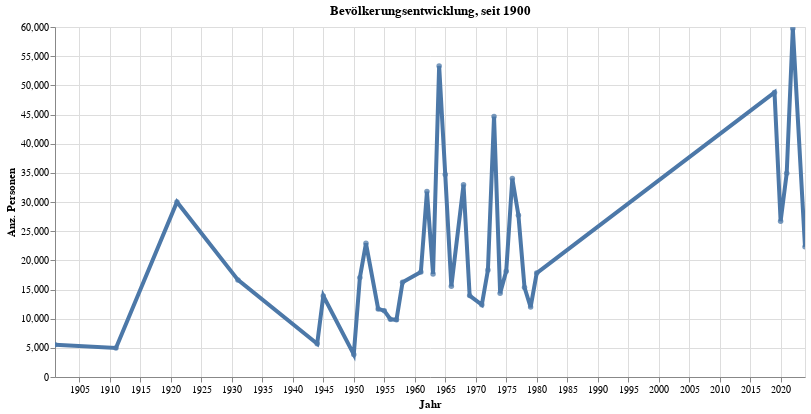

This figure's notebook cell:
### Code cell
myTitle="Bevölkerungsentwicklung, seit "+str(data2betested.index.year.min())

highlight = alt.selection(type='single', on='mouseover',
                          fields=['sum_WBev'], nearest=True)
#x='date:StichtagDatJahr',
base = alt.Chart(myAggAll.reset_index().query('sum_WBev>30'), title=myTitle).encode(
    x=alt.X('StichtagDatJahr', axis=alt.Axis(title='Jahr'))# , axis=alt.Axis(format='%', title='percentage')
    , y=alt.X('sum_WBev', axis=alt.Axis(title='Anz. Personen'))
    #, color=alt.Color('QuarLang', legend=alt.Legend(title="Altersgruppen", orient="right"))  
    ,tooltip=['StichtagDatJahr','sum_WBev']    
)
points = base.mark_circle().encode(
    opacity=alt.value(0.75)
).add_selection(
    highlight
).properties(
    width=750 , height=350
)
lines = base.mark_line().encode(
    size=alt.condition(~highlight, alt.value(0.5), alt.value(4))
).interactive()

lines + points

### Figure 1 — Vega-Lite specification as saved in the notebook (floating-point values rounded to 4 significant figures)
{"config": {"view": {"continuousWidth": 400, "continuousHeight": 300}}, "layer": [{"mark": "line", "encoding": {"size": {"condition": {"value": 0.5, "selection": {"not": "selector001"}}, "value": 4}, "tooltip": [{"type": "temporal", "field": "StichtagDatJahr"}, {"type": "quantitative", "field": "sum_WBev"}], "x": {"type": "temporal", "axis": {"title": "Jahr"}, "field": "StichtagDatJahr"}, "y": {"type": "quantitative", "axis": {"title": "Anz. Personen"}, "field": "sum_WBev"}}, "selection": {"selector002": {"type": "interval", "bind": "scales", "encodings": ["x", "y"]}}, "title": "Bevölkerungsentwicklung, seit 1900"}, {"mark": "circle", "encoding": {"opacity": {"value": 0.75}, "tooltip": [{"type": "temporal", "field": "StichtagDatJahr"}, {"type": "quantitative", "field": "sum_WBev"}], "x": {"type": "temporal", "axis": {"title": "Jahr"}, "field": "StichtagDatJahr"}, "y": {"type": "quantitative", "axis": {"title": "Anz. Personen"}, "field": "sum_WBev"}}, "height": 350, "selection": {"selector001": {"type": "single", "on": "mouseover", "fields": ["sum_WBev"], "nearest": true}}, "title": "Bevölkerungsentwicklung, seit 1900", "width": 750}], "data": {"name": "data-93ef489432e593df7a378c02d570afce"}, "$schema": "https://vega.github.io/schema/vega-lite/v4.8.1.json", "datasets": {"data-93ef489432e593df7a378c02d570afce": [{"StichtagDatJahr": "2023-12-31T00:00:00", "sum_WBev": 22310.0}, {"StichtagDatJahr": "2021-12-31T00:00:00", "sum_WBev": 59750.0}, {"StichtagDatJahr": "2020-12-31T00:00:00", "sum_WBev": 34940.0}, {"StichtagDatJahr": "2019-12-31T00:00:00", "sum_WBev": 26710.0}, {"StichtagDatJahr": "2018-12-31T00:00:00", "sum_WBev": 48780.0}, {"StichtagDatJahr": "1979-12-31T00:00:00", "sum_WBev": 17820.0}, {"StichtagDatJahr": "1978-12-31T00:00:00", "sum_WBev": 11980.0}, {"StichtagDatJahr": "1977-12-31T00:00:00", "sum_WBev": 15340.0}, {"StichtagDatJahr": "1976-12-31T00:00:00", "sum_WBev": 27730.0}, {"StichtagDatJahr": "1975-12-31T00:00:00", "sum_WBev": 34010.0}, {"StichtagDatJahr": "1974-12-31T00:00:00", "sum_WBev": 18150.0}, {"StichtagDatJahr": "1973-12-31T00:00:00", "sum_WBev": 14360.0}, {"StichtagDatJahr": "1972-12-31T00:00:00", "sum_WBev": 44660.0}, {"StichtagDatJahr": "1971-12-31T00:00:00", "sum_WBev": 18320.0}, {"StichtagDatJahr": "1970-12-31T00:00:00", "sum_WBev": 12380.0}, {"StichtagDatJahr": "1968-12-31T00:00:00", "sum_WBev": 13950.0}, {"StichtagDatJahr": "1967-12-31T00:00:00", "sum_WBev": 32960.0}, {"StichtagDatJahr": "1965-12-31T00:00:00", "sum_WBev": 15540.0}, {"StichtagDatJahr": "1964-12-31T00:00:00", "sum_WBev": 34700.0}, {"StichtagDatJahr": "1963-12-31T00:00:00", "sum_WBev": 53320.0}, {"StichtagDatJahr": "1962-12-31T00:00:00", "sum_WBev": 17670.0}, {"StichtagDatJahr": "1961-12-31T00:00:00", "sum_WBev": 31780.0}, {"StichtagDatJahr": "1960-12-31T00:00:00", "sum_WBev": 18010.0}, {"StichtagDatJahr": "1957-12-31T00:00:00", "sum_WBev": 16230.0}, {"StichtagDatJahr": "1956-12-31T00:00:00", "sum_WBev": 9818.0}, {"StichtagDatJahr": "1955-12-31T00:00:00", "sum_WBev": 9906.0}, {"StichtagDatJahr": "1954-12-31T00:00:00", "sum_WBev": 11370.0}, {"StichtagDatJahr": "1953-12-31T00:00:00", "sum_WBev": 11670.0}, {"StichtagDatJahr": "1951-12-31T00:00:00", "sum_WBev": 22920.0}, {"StichtagDatJahr": "1950-12-31T00:00:00", "sum_WBev": 17040.0}, {"StichtagDatJahr": "1949-12-31T00:00:00", "sum_WBev": 3859.0}, {"StichtagDatJahr": "1944-12-31T00:00:00", "sum_WBev": 13900.0}, {"StichtagDatJahr": "1943-12-31T00:00:00", "sum_WBev": 5695.0}, {"StichtagDatJahr": "1930-12-31T00:00:00", "sum_WBev": 16650.0}, {"StichtagDatJahr": "1920-12-31T00:00:00", "sum_WBev": 30010.0}, {"StichtagDatJahr": "1910-12-31T00:00:00", "sum_WBev": 4981.0}, {"StichtagDatJahr": "1900-12-31T00:00:00", "sum_WBev": 5517.0}]}}
